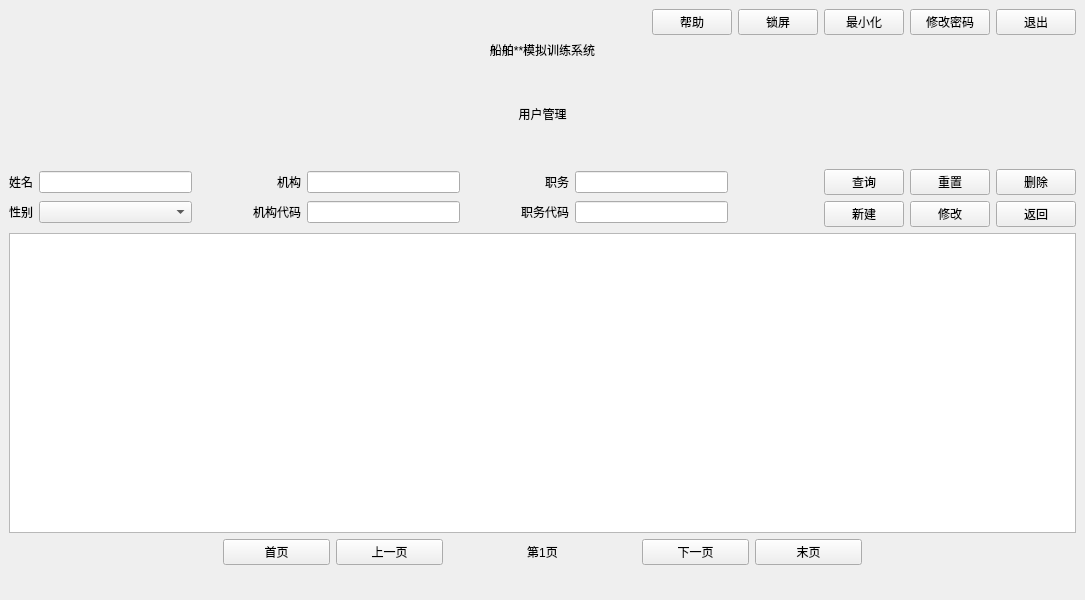
<?xml version="1.0" encoding="UTF-8"?>
<ui version="4.0">
 <class>mainmenu</class>
 <widget class="QMainWindow" name="mainmenu">
  <property name="windowModality">
   <enum>Qt::NonModal</enum>
  </property>
  <property name="geometry">
   <rect>
    <x>0</x>
    <y>0</y>
    <width>1085</width>
    <height>600</height>
   </rect>
  </property>
  <property name="windowTitle">
   <string>船舶**模拟训练系统</string>
  </property>
  <widget class="QWidget" name="centralwidget">
   <layout class="QVBoxLayout" name="verticalLayout">
    <item>
     <layout class="QHBoxLayout" name="horizontalLayout">
      <item>
       <spacer name="horizontalSpacer">
        <property name="orientation">
         <enum>Qt::Horizontal</enum>
        </property>
        <property name="sizeHint" stdset="0">
         <size>
          <width>40</width>
          <height>20</height>
         </size>
        </property>
       </spacer>
      </item>
      <item>
       <widget class="QPushButton" name="btn_help">
        <property name="text">
         <string>帮助</string>
        </property>
       </widget>
      </item>
      <item>
       <widget class="QPushButton" name="btn_lockscreen">
        <property name="text">
         <string>锁屏</string>
        </property>
       </widget>
      </item>
      <item>
       <widget class="QPushButton" name="btn_minimize">
        <property name="text">
         <string>最小化</string>
        </property>
       </widget>
      </item>
      <item>
       <widget class="QPushButton" name="btn_changpwd">
        <property name="text">
         <string>修改密码</string>
        </property>
       </widget>
      </item>
      <item>
       <widget class="QPushButton" name="btn_exit">
        <property name="text">
         <string>退出</string>
        </property>
       </widget>
      </item>
     </layout>
    </item>
    <item>
     <widget class="QLabel" name="lb_find_title">
      <property name="sizePolicy">
       <sizepolicy hsizetype="Preferred" vsizetype="Fixed">
        <horstretch>0</horstretch>
        <verstretch>0</verstretch>
       </sizepolicy>
      </property>
      <property name="styleSheet">
       <string notr="true">font: 48pt &quot;文泉驿微米黑&quot;;</string>
      </property>
      <property name="text">
       <string>船舶**模拟训练系统</string>
      </property>
      <property name="alignment">
       <set>Qt::AlignCenter</set>
      </property>
     </widget>
    </item>
    <item>
     <spacer name="verticalSpacer">
      <property name="orientation">
       <enum>Qt::Vertical</enum>
      </property>
      <property name="sizeType">
       <enum>QSizePolicy::Fixed</enum>
      </property>
      <property name="sizeHint" stdset="0">
       <size>
        <width>20</width>
        <height>40</height>
       </size>
      </property>
     </spacer>
    </item>
    <item>
     <widget class="QLabel" name="label">
      <property name="styleSheet">
       <string notr="true">font: 20pt &quot;文泉驿等宽微米黑&quot;;</string>
      </property>
      <property name="text">
       <string>用户管理</string>
      </property>
      <property name="alignment">
       <set>Qt::AlignCenter</set>
      </property>
     </widget>
    </item>
    <item>
     <spacer name="verticalSpacer_2">
      <property name="orientation">
       <enum>Qt::Vertical</enum>
      </property>
      <property name="sizeType">
       <enum>QSizePolicy::Fixed</enum>
      </property>
      <property name="sizeHint" stdset="0">
       <size>
        <width>20</width>
        <height>40</height>
       </size>
      </property>
     </spacer>
    </item>
    <item>
     <layout class="QHBoxLayout" name="horizontalLayout_2" stretch="8,1,1">
      <item>
       <layout class="QGridLayout" name="gridLayout_2" columnstretch="0,3,1,1,3,1,1,3">
        <item row="1" column="4">
         <widget class="QLineEdit" name="le_find_organization"/>
        </item>
        <item row="1" column="6">
         <widget class="QLabel" name="lb_find_duty">
          <property name="text">
           <string>职务</string>
          </property>
          <property name="alignment">
           <set>Qt::AlignRight|Qt::AlignTrailing|Qt::AlignVCenter</set>
          </property>
         </widget>
        </item>
        <item row="2" column="4">
         <widget class="QLineEdit" name="le_find_organization_code"/>
        </item>
        <item row="1" column="2">
         <spacer name="horizontalSpacer_3">
          <property name="orientation">
           <enum>Qt::Horizontal</enum>
          </property>
          <property name="sizeHint" stdset="0">
           <size>
            <width>0</width>
            <height>0</height>
           </size>
          </property>
         </spacer>
        </item>
        <item row="1" column="5">
         <spacer name="horizontalSpacer_5">
          <property name="orientation">
           <enum>Qt::Horizontal</enum>
          </property>
          <property name="sizeHint" stdset="0">
           <size>
            <width>40</width>
            <height>20</height>
           </size>
          </property>
         </spacer>
        </item>
        <item row="1" column="0">
         <widget class="QLabel" name="lb_find_username">
          <property name="text">
           <string>姓名</string>
          </property>
          <property name="alignment">
           <set>Qt::AlignRight|Qt::AlignTrailing|Qt::AlignVCenter</set>
          </property>
         </widget>
        </item>
        <item row="2" column="6">
         <widget class="QLabel" name="lb_find_duty_code">
          <property name="text">
           <string>职务代码</string>
          </property>
          <property name="alignment">
           <set>Qt::AlignRight|Qt::AlignTrailing|Qt::AlignVCenter</set>
          </property>
         </widget>
        </item>
        <item row="2" column="3">
         <widget class="QLabel" name="lb_find_organization_code">
          <property name="text">
           <string>机构代码</string>
          </property>
          <property name="alignment">
           <set>Qt::AlignRight|Qt::AlignTrailing|Qt::AlignVCenter</set>
          </property>
         </widget>
        </item>
        <item row="1" column="7">
         <widget class="QLineEdit" name="le_find_duty"/>
        </item>
        <item row="1" column="1">
         <widget class="QLineEdit" name="le_find_username"/>
        </item>
        <item row="2" column="5">
         <spacer name="horizontalSpacer_6">
          <property name="orientation">
           <enum>Qt::Horizontal</enum>
          </property>
          <property name="sizeHint" stdset="0">
           <size>
            <width>40</width>
            <height>20</height>
           </size>
          </property>
         </spacer>
        </item>
        <item row="2" column="1">
         <widget class="QComboBox" name="cb_find_usersex">
          <item>
           <property name="text">
            <string/>
           </property>
          </item>
          <item>
           <property name="text">
            <string>男</string>
           </property>
          </item>
          <item>
           <property name="text">
            <string>女</string>
           </property>
          </item>
         </widget>
        </item>
        <item row="1" column="3">
         <widget class="QLabel" name="lb_find_organization">
          <property name="text">
           <string>机构</string>
          </property>
          <property name="alignment">
           <set>Qt::AlignRight|Qt::AlignTrailing|Qt::AlignVCenter</set>
          </property>
         </widget>
        </item>
        <item row="2" column="2">
         <spacer name="horizontalSpacer_4">
          <property name="orientation">
           <enum>Qt::Horizontal</enum>
          </property>
          <property name="sizeHint" stdset="0">
           <size>
            <width>40</width>
            <height>20</height>
           </size>
          </property>
         </spacer>
        </item>
        <item row="2" column="7">
         <widget class="QLineEdit" name="le_find_duty_code"/>
        </item>
        <item row="2" column="0">
         <widget class="QLabel" name="lb_find_usersex">
          <property name="text">
           <string>性别</string>
          </property>
          <property name="alignment">
           <set>Qt::AlignRight|Qt::AlignTrailing|Qt::AlignVCenter</set>
          </property>
         </widget>
        </item>
       </layout>
      </item>
      <item>
       <spacer name="horizontalSpacer_2">
        <property name="orientation">
         <enum>Qt::Horizontal</enum>
        </property>
        <property name="sizeHint" stdset="0">
         <size>
          <width>40</width>
          <height>20</height>
         </size>
        </property>
       </spacer>
      </item>
      <item>
       <layout class="QGridLayout" name="gridLayout">
        <item row="0" column="2">
         <widget class="QPushButton" name="btn_delete">
          <property name="text">
           <string>删除</string>
          </property>
         </widget>
        </item>
        <item row="1" column="0">
         <widget class="QPushButton" name="btn_registe">
          <property name="text">
           <string>新建</string>
          </property>
         </widget>
        </item>
        <item row="0" column="0">
         <widget class="QPushButton" name="btn_findinfo">
          <property name="text">
           <string>查询</string>
          </property>
         </widget>
        </item>
        <item row="0" column="1">
         <widget class="QPushButton" name="btn_resetting">
          <property name="text">
           <string>重置</string>
          </property>
         </widget>
        </item>
        <item row="1" column="1">
         <widget class="QPushButton" name="btn_edit">
          <property name="text">
           <string>修改</string>
          </property>
         </widget>
        </item>
        <item row="1" column="2">
         <widget class="QPushButton" name="btn_return">
          <property name="text">
           <string>返回</string>
          </property>
         </widget>
        </item>
       </layout>
      </item>
     </layout>
    </item>
    <item>
     <widget class="QTableView" name="tableView">
      <property name="verticalScrollBarPolicy">
       <enum>Qt::ScrollBarAlwaysOff</enum>
      </property>
      <property name="horizontalScrollBarPolicy">
       <enum>Qt::ScrollBarAlwaysOff</enum>
      </property>
     </widget>
    </item>
    <item>
     <layout class="QHBoxLayout" name="horizontalLayout_3" stretch="2,1,1,0,1,0,1,1,2">
      <item>
       <spacer name="horizontalSpacer_9">
        <property name="orientation">
         <enum>Qt::Horizontal</enum>
        </property>
        <property name="sizeHint" stdset="0">
         <size>
          <width>40</width>
          <height>20</height>
         </size>
        </property>
       </spacer>
      </item>
      <item>
       <widget class="QPushButton" name="btn_pagehome">
        <property name="text">
         <string>首页</string>
        </property>
       </widget>
      </item>
      <item>
       <widget class="QPushButton" name="btn_pageup">
        <property name="text">
         <string>上一页</string>
        </property>
       </widget>
      </item>
      <item>
       <spacer name="horizontalSpacer_11">
        <property name="orientation">
         <enum>Qt::Horizontal</enum>
        </property>
        <property name="sizeHint" stdset="0">
         <size>
          <width>40</width>
          <height>20</height>
         </size>
        </property>
       </spacer>
      </item>
      <item>
       <widget class="QLabel" name="lb_now_page_num">
        <property name="text">
         <string>第1页</string>
        </property>
        <property name="alignment">
         <set>Qt::AlignCenter</set>
        </property>
       </widget>
      </item>
      <item>
       <spacer name="horizontalSpacer_7">
        <property name="orientation">
         <enum>Qt::Horizontal</enum>
        </property>
        <property name="sizeHint" stdset="0">
         <size>
          <width>40</width>
          <height>20</height>
         </size>
        </property>
       </spacer>
      </item>
      <item>
       <widget class="QPushButton" name="btn_pagedown">
        <property name="text">
         <string>下一页</string>
        </property>
       </widget>
      </item>
      <item>
       <widget class="QPushButton" name="btn_end">
        <property name="text">
         <string>末页</string>
        </property>
       </widget>
      </item>
      <item>
       <spacer name="horizontalSpacer_8">
        <property name="orientation">
         <enum>Qt::Horizontal</enum>
        </property>
        <property name="sizeHint" stdset="0">
         <size>
          <width>40</width>
          <height>20</height>
         </size>
        </property>
       </spacer>
      </item>
     </layout>
    </item>
    <item>
     <layout class="QHBoxLayout" name="horizontalLayout_4" stretch="1,1,1,1,1,2">
      <item>
       <widget class="QLabel" name="lb_system_username">
        <property name="text">
         <string/>
        </property>
        <property name="alignment">
         <set>Qt::AlignLeading|Qt::AlignLeft|Qt::AlignVCenter</set>
        </property>
       </widget>
      </item>
      <item>
       <widget class="QLabel" name="lb_system_role">
        <property name="text">
         <string/>
        </property>
        <property name="alignment">
         <set>Qt::AlignLeading|Qt::AlignLeft|Qt::AlignVCenter</set>
        </property>
       </widget>
      </item>
      <item>
       <spacer name="horizontalSpacer_10">
        <property name="orientation">
         <enum>Qt::Horizontal</enum>
        </property>
        <property name="sizeHint" stdset="0">
         <size>
          <width>40</width>
          <height>20</height>
         </size>
        </property>
       </spacer>
      </item>
      <item>
       <widget class="QLabel" name="lb_system_state">
        <property name="text">
         <string/>
        </property>
       </widget>
      </item>
      <item>
       <spacer name="horizontalSpacer_12">
        <property name="orientation">
         <enum>Qt::Horizontal</enum>
        </property>
        <property name="sizeHint" stdset="0">
         <size>
          <width>40</width>
          <height>20</height>
         </size>
        </property>
       </spacer>
      </item>
      <item>
       <widget class="QLabel" name="lb_system_time">
        <property name="text">
         <string/>
        </property>
        <property name="alignment">
         <set>Qt::AlignRight|Qt::AlignTrailing|Qt::AlignVCenter</set>
        </property>
       </widget>
      </item>
     </layout>
    </item>
   </layout>
  </widget>
  <widget class="QMenuBar" name="menubar">
   <property name="geometry">
    <rect>
     <x>0</x>
     <y>0</y>
     <width>1085</width>
     <height>25</height>
    </rect>
   </property>
  </widget>
 </widget>
 <resources/>
 <connections/>
</ui>
